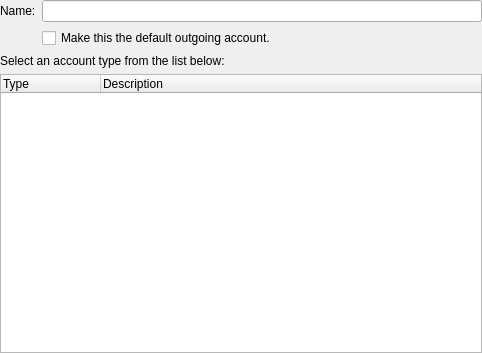
<?xml version="1.0" encoding="UTF-8"?>
<ui version="4.0">
 <class>AddTransportDialog</class>
 <widget class="QWidget" name="AddTransportDialog">
  <property name="geometry">
   <rect>
    <x>0</x>
    <y>0</y>
    <width>482</width>
    <height>353</height>
   </rect>
  </property>
  <property name="minimumSize">
   <size>
    <width>0</width>
    <height>0</height>
   </size>
  </property>
  <property name="windowTitle">
   <string>Step One: Select Transport Type</string>
  </property>
  <layout class="QGridLayout" name="gridLayout">
   <property name="leftMargin">
    <number>0</number>
   </property>
   <property name="topMargin">
    <number>0</number>
   </property>
   <property name="rightMargin">
    <number>0</number>
   </property>
   <property name="bottomMargin">
    <number>0</number>
   </property>
   <item row="0" column="0">
    <widget class="QLabel" name="label">
     <property name="text">
      <string comment="The name of a mail transport">Name:</string>
     </property>
    </widget>
   </item>
   <item row="0" column="1">
    <widget class="QLineEdit" name="name"/>
   </item>
   <item row="1" column="1">
    <widget class="QCheckBox" name="setDefault">
     <property name="text">
      <string>Make this the default outgoing account.</string>
     </property>
    </widget>
   </item>
   <item row="2" column="0" colspan="2">
    <widget class="QLabel" name="descLabel">
     <property name="sizePolicy">
      <sizepolicy hsizetype="Preferred" vsizetype="Preferred">
       <horstretch>0</horstretch>
       <verstretch>0</verstretch>
      </sizepolicy>
     </property>
     <property name="text">
      <string>Select an account type from the list below:</string>
     </property>
     <property name="alignment">
      <set>Qt::AlignLeading|Qt::AlignLeft|Qt::AlignTop</set>
     </property>
     <property name="wordWrap">
      <bool>true</bool>
     </property>
    </widget>
   </item>
   <item row="3" column="0" colspan="2">
    <widget class="QTreeWidget" name="typeListView">
     <property name="alternatingRowColors">
      <bool>true</bool>
     </property>
     <property name="rootIsDecorated">
      <bool>false</bool>
     </property>
     <column>
      <property name="text">
       <string>Type</string>
      </property>
     </column>
     <column>
      <property name="text">
       <string>Description</string>
      </property>
     </column>
    </widget>
   </item>
  </layout>
 </widget>
 <resources/>
 <connections/>
</ui>
